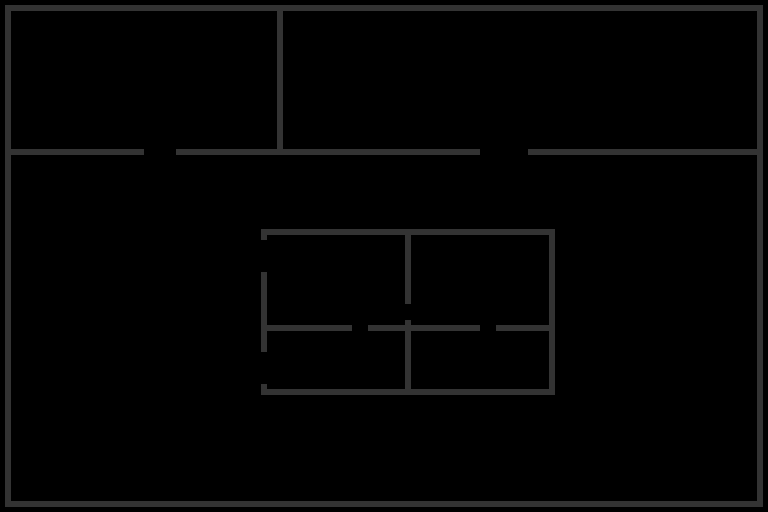

Tiled map render using the project's own tile images. Description and the map definition, with tile-layer contents summarised, below:
An orthogonal 48x32 tile map with 16x16 px tiles, 1 tile layer (Tile Layer 1).

<map version="1.0" orientation="orthogonal" width="48" height="32" tilewidth="16" tileheight="16">
 <tileset firstgid="1" name="wall_map" tilewidth="16" tileheight="16">
  <image source="../walls/wall_map.png" width="64" height="48" />
 </tileset>
 <layer name="Tile Layer 1" width="48" height="32">
  <data>[1536 cells, 279 non-empty, 11 distinct tile ids]</data>
 </layer>
</map>